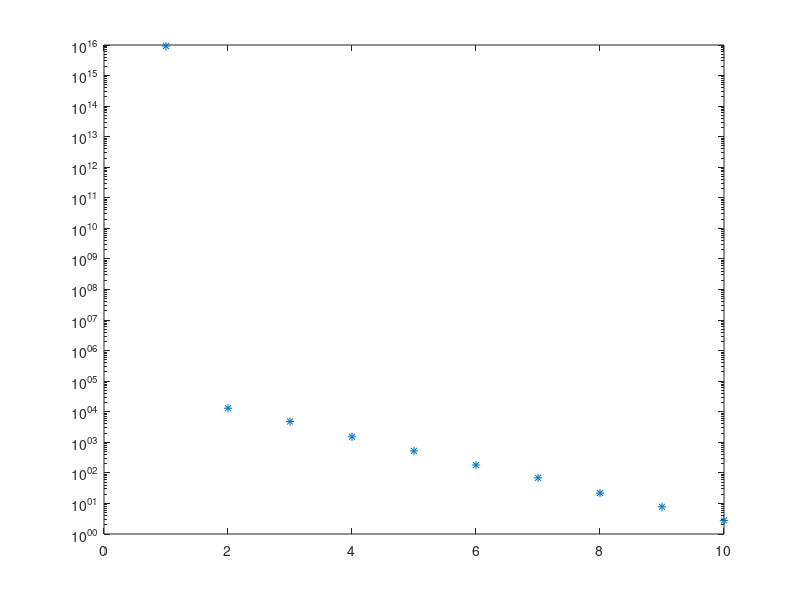

Source code (MATLAB):
%%%%%%%%%%%%%%%%%%%%%%%%%%%%%%%%%%%%%%%%%%%%%%
% Vypocet baze Krylovova prostoru
%%%%%%%%%%%%%%%%%%%%%%%%%%%%%%%%%%%%%%%%%%%%%%

A = rand(100,100);          % data rozumnych vlastnosti
x = rand(100,1);

help gallery                % matice 'krylov' = Krylovova posloupnost

A3 = gallery('krylov',A,x,10);

cond(A3)                    % spatne podminena matice
rank(A3)                    % velmi mala numericka hodnost ->
                            % -> co to znamena ?
 
help rank                   % pocet sing. cisel matice vetsich nez tolerance

s = svd(A3);
semilogy(s,'*')             % sing. cisla nejsou sama o sobe mala, ale 
                            % dochazi k jejich prudkemu radovemu poklesu
                            % -> numericky se blizi linearni zavislosti   

%cgs(A3);                    % pozoruj ztratu OG i presnost rozkladu
%mgs(A3); 
%icgs(A3,2);                   

%Arnoldicgs(A,x,10);         
%Arnoldimgs(A,x,10);